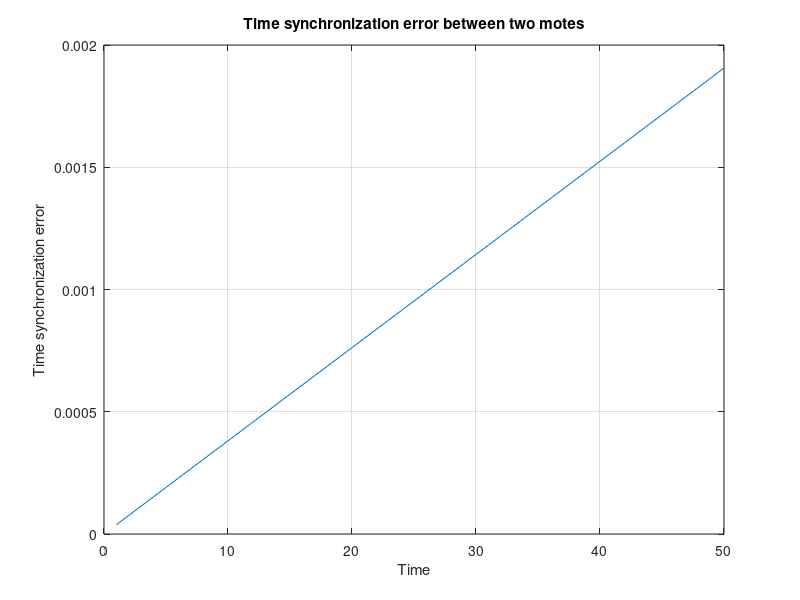

This chart was generated by the following MATLAB code:
clear all
% Initial parameters
numNodes = 3;
timeSim = 50; 
freqStability = 200e-6; % -100ppm to 100ppm
freqNominal = 7.3728e6; % 7.3728 MHz
timeStep = 1; % 1 second time step

% Initialize frequency of each node
freqNode = freqNominal + (rand(numNodes, 1) - 0.5) * freqStability * freqNominal;

% Initialize time of each node
timeNode = zeros(numNodes, 1);

% Initialize time synchronization error
timeSyncError = zeros(timeSim, 1);

% Reference node
refNode = 1;

% Simulation
for t = 1:timeStep:timeSim
    % Update time of each node
    timeNode = timeNode + timeStep * freqNode / freqNominal;
    
    % Time synchronization error between two motes
    timeSyncError(t) = abs(timeNode(2) - timeNode(3)); 
end

% Plot time synchronization error
figure;
plot((1:timeStep:timeSim), timeSyncError);
xlabel('Time');
ylabel('Time synchronization error');
title('Time synchronization error between two motes');
grid on;